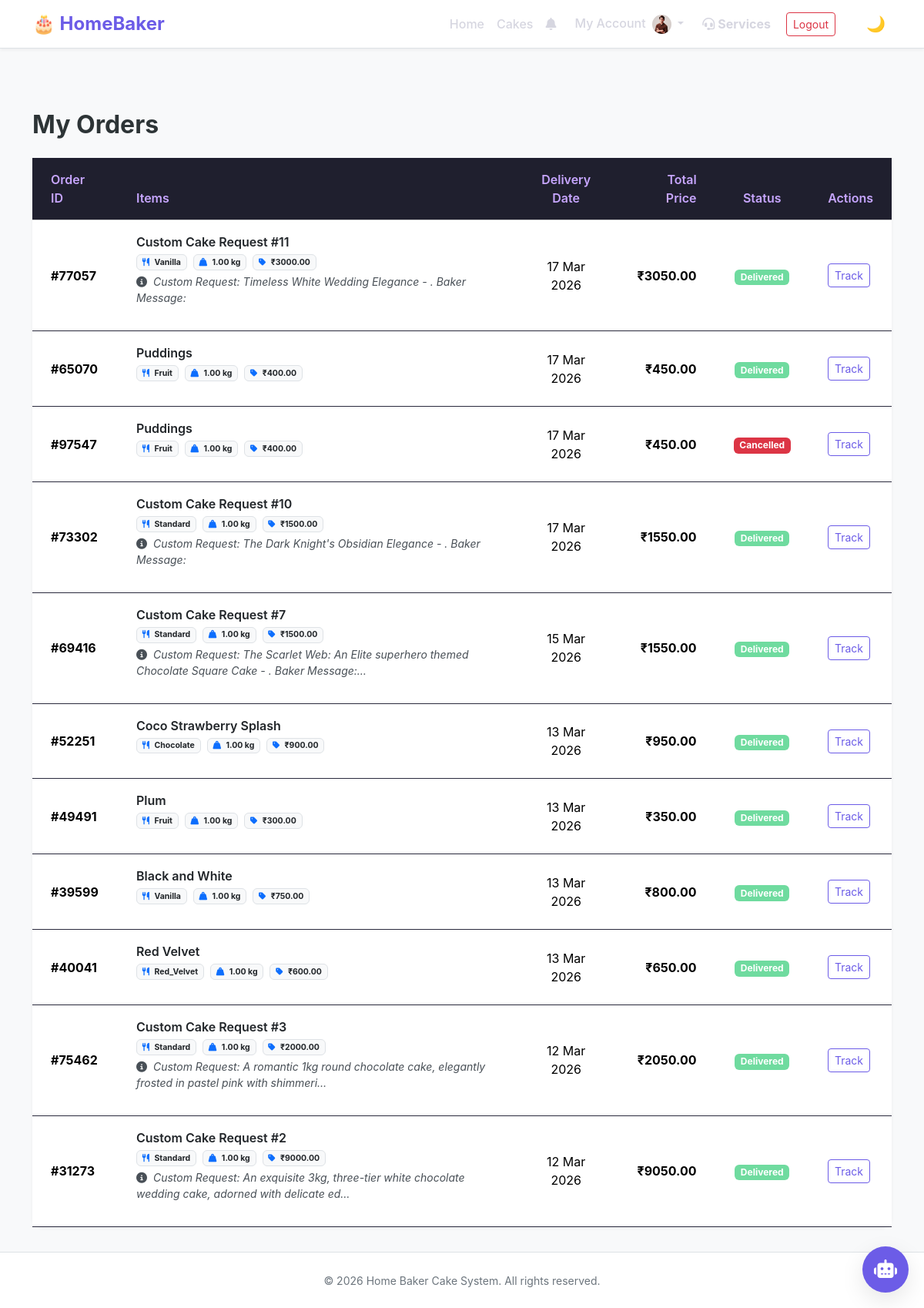
The app's page /my-orders/ (signed in) with its own data.
### main/models.py (models this page shows, shortened)
class UserProfile(models.Model):
    ROLE_CHOICES = [
        ('customer', 'Customer'),
        ('baker', 'Baker'),
        ('admin', 'Admin'),
        ('delivery_assistant', 'Delivery Assistant'),
    ]
    user = models.OneToOneField(User, on_delete=models.CASCADE, related_name='profile')
    phone_number = models.CharField(max_length=15, unique=True)
    role = models.CharField(max_length=20, choices=ROLE_CHOICES, default='customer')
    is_phone_verified = models.BooleanField(default=False)
    failed_login_attempts = models.IntegerField(default=0)
    account_locked_until = models.DateTimeField(null=True, blank=True)
    is_suspended = models.BooleanField(default=False)
    email_otp = models.CharField(max_length=6, null=True, blank=True)
    otp_expiry = models.DateTimeField(null=True, blank=True)
    created_at = models.DateTimeField(auto_now_add=True)
    updated_at = models.DateTimeField(auto_now=True)
    default_address = models.TextField(blank=True, help_text="Default delivery address")
    profile_picture = models.ImageField(upload_to='profile_pics/', blank=True, null=True)
    class Meta:
        verbose_name = "User Profile"
        verbose_name_plural = "User Profiles"

class Order(models.Model):
    STATUS_CHOICES = [
        ('pending', 'Pending'),
        ('awaiting_confirmation', 'Awaiting Confirmation'),
        ('confirmed', 'Confirmed'),
        ('baking', 'Baking'),
        ('packing', 'Packing'),
        ('out_for_delivery', 'Out for Delivery'),
        ('delivered', 'Delivered'),
        ('cancelled', 'Cancelled'),
    ]
    PAYMENT_STATUS_CHOICES = [
        ('pending', 'Pending'),
        ('paid', 'Paid'),
        ('failed', 'Failed'),
        ('refunded', 'Refunded'),
    ]
    order_id = models.CharField(max_length=20, unique=True, editable=False)
    customer = models.ForeignKey(User, on_delete=models.CASCADE, related_name='orders')
    delivery_date = models.DateField()
    delivery_address = models.TextField()
    delivery_charge = models.DecimalField(max_digits=10, decimal_places=2, default=50.00)
    subtotal = models.DecimalField(max_digits=10, decimal_places=2, default=0.00)
    coupon_discount = models.DecimalField(max_digits=10, decimal_places=2, default=0.00, help_text="Discount applied via coupon code")
    total_amount = models.DecimalField(max_digits=10, decimal_places=2)
    status = models.CharField(max_length=25, choices=STATUS_CHOICES, default='pending')
    payment_status = models.CharField(max_length=20, choices=PAYMENT_STATUS_CHOICES, default='pending')
    payment_method = models.CharField(max_length=50, blank=True, default='wallet')
    delivery_otp = models.CharField(max_length=4, null=True, blank=True, help_text="4-digit delivery OTP")
    confirmation_otp = models.CharField(max_length=4, null=True, blank=True, help_text="4-digit order confirmation OTP")
    otp_verified = models.BooleanField(default=False)
    delivered_at = models.DateTimeField(null=True, blank=True)
    status_updated_at = models.DateTimeField(null=True, blank=True)
    created_at = models.DateTimeField(auto_now_add=True)
    updated_at = models.DateTimeField(auto_now=True)
    class Meta:
        ordering = ['-created_at']
        verbose_name = "Order"
        verbose_name_plural = "Orders"

class OrderItem(models.Model):
    order = models.ForeignKey(Order, on_delete=models.CASCADE, related_name='items')
    cake = models.ForeignKey(Cake, on_delete=models.CASCADE, related_name='order_items')
    size = models.ForeignKey(CakeSize, on_delete=models.SET_NULL, null=True, blank=True)
    quantity = models.DecimalField(max_digits=5, decimal_places=2, default=1.00, validators=[MinValueValidator(Decimal('0.01'))])
    unit_price = models.DecimalField(max_digits=10, decimal_places=2)
    message_on_cake = models.CharField(max_length=200, blank=True)
    subtotal = models.DecimalField(max_digits=10, decimal_places=2)
    class Meta:
        verbose_name = "Order Item"
        verbose_name_plural = "Order Items"

class Cake(models.Model):
    FLAVOR_CHOICES = [
        ('chocolate', 'Chocolate'),
        ('vanilla', 'Vanilla'),
        ('red_velvet', 'Red Velvet'),
        ('strawberry', 'Strawberry'),
        ('butterscotch', 'Butterscotch'),
        ('fruit', 'Fruit'),
        ('black_forest', 'Black Forest'),
        ('pineapple', 'Pineapple'),
        ('mango', 'Mango'),
    ]
    OCCASION_CHOICES = [
        ('birthday', 'Birthday'),
        ('wedding', 'Wedding'),
        ('anniversary', 'Anniversary'),
        ('graduation', 'Graduation'),
        ('custom', 'Custom'),
        ('festival', 'Festival'),
    ]
    name = models.CharField(max_length=200)
    flavor = models.CharField(max_length=50, choices=FLAVOR_CHOICES)
    occasion = models.CharField(max_length=50, choices=OCCASION_CHOICES)
    price = models.DecimalField(max_digits=10, decimal_places=2, validators=[MinValueValidator(0)])
    image = models.ImageField(upload_to='cakes/', blank=True, null=True)
    image_url = models.URLField(blank=True, null=True, help_text="External image URL if not uploading")
    description = models.TextField(blank=True)
    is_available = models.BooleanField(default=True)
    baker = models.ForeignKey(User, on_delete=models.SET_NULL, null=True, blank=True, related_name='cakes', help_text="Baker who created this cake")
    views_count = models.PositiveIntegerField(default=0)
    order_count = models.PositiveIntegerField(default=0)
    average_rating = models.DecimalField(max_digits=3, decimal_places=2, default=0.00)
    total_reviews = models.IntegerField(default=0)
    created_at = models.DateTimeField(auto_now_add=True)
    updated_at = models.DateTimeField(auto_now=True)
    class Meta:
        ordering = ['-created_at']
        verbose_name = "Cake"
        verbose_name_plural = "Cakes"

### main/views_customer.py (the view)
# urls.py: path('my-orders/', my_orders, name='my_orders'),
@login_required
def my_orders(request):
    orders = Order.objects.filter(customer=request.user).order_by('-created_at')
    context = {
        'orders': orders
    }
    return render(request, 'my_orders.html', context)

### templates/my_orders.html (shortened to what this page needs)
{% extends 'base.html' %}
{% block content %}
<div class="d-flex justify-content-between align-items-center mb-4">
    <h2 class="fw-bold mb-0" style="color: var(--text-primary);">My Orders</h2>
</div>
{% if orders %}
<div class="card border-0 shadow-sm">
    <div class="card-body p-0">
        <div class="table-responsive">
            <table class="table table-hover align-middle mb-0">
                <thead class="table-light">
                    <tr>
                        <th class="px-4 py-3 fw-semibold">Order ID</th>
                        <th class="px-4 py-3 fw-semibold">Items</th>
                        <th class="px-4 py-3 fw-semibold text-center">Delivery Date</th>
                        <th class="px-4 py-3 fw-semibold text-end">Total Price</th>
                        <th class="px-4 py-3 fw-semibold text-center">Status</th>
                        <th class="px-4 py-3 fw-semibold text-end">Actions</th>
                    </tr>
                </thead>
                <tbody>
                    {% for order in orders %}
                    <tr>
                        <td class="px-4 py-3 fw-bold">{{ order.order_id }}</td>
                        <td class="px-4 py-3" style="min-width: 250px;">
                            {% for item in order.items.all %}
                            <div class="mb-2 pb-2 {% if not forloop.last %}border-bottom border-light{% endif %}">
                                <div class="fw-semibold text-dark">{{ item.cake.name }}</div>
                                <div class="small text-muted d-flex flex-wrap gap-2 mt-1">
                                    <span class="badge bg-light text-dark border"><i class="fas fa-utensils me-1 text-primary"></i> {{ item.cake.flavor|title }}</span>
                                    <span class="badge bg-light text-dark border"><i class="fas fa-weight-hanging me-1 text-primary"></i> {{ item.quantity }} kg</span>
                                    <span class="badge bg-light text-dark border"><i class="fas fa-tag me-1 text-primary"></i> ₹{{ item.unit_price }}</span>
                                </div>
                                {% if item.cake.name|slice:":21" == "Custom Cake Request #" %}
                                <div class="small text-secondary mt-1" style="font-style: italic;">
                                    <i class="fas fa-info-circle me-1"></i> {{ item.cake.description|truncatechars:100 }}
                                </div>
                                {% endif %}
                            </div>
                            {% empty %}
                            <span class="text-muted italic small">No items found</span>
                            {% endfor %}
                        </td>
                        <td class="px-4 py-3 text-center">{{ order.delivery_date|date:"d M Y" }}</td>
                        <td class="px-4 py-3 fw-bold text-end">₹{{ order.total_amount }}</td>
                        <td class="px-4 py-3 text-center">
                            {% if order.status == 'pending' %}
                            <span class="badge bg-secondary">Pending</span>
                            {% elif order.status == 'confirmed' or order.status == 'awaiting_confirmation' %}
                            <span class="badge bg-success">Confirmed</span>
                            {% elif order.status == 'baking' %}
                            <span class="badge bg-warning text-dark">Baking</span>
                            {% elif order.status == 'out_for_delivery' %}
                            <span class="badge bg-warning text-dark">Out for Delivery</span>
                            {% elif order.status == 'ready' or order.status == 'packing' %}
                            <span class="badge bg-info">Processing</span>
                            {% elif order.status == 'delivered' %}
                            <span class="badge bg-success">Delivered</span>
                            {% elif order.status == 'cancelled' %}
                            <span class="badge bg-danger">Cancelled</span>
                            {% endif %}
                        </td>
                        <td class="px-4 py-3 text-end">
                            <div class="btn-group">
                                <a href="{% url 'order_tracking' order.order_id %}"
                                    class="btn btn-sm btn-outline-primary me-1">Track</a>
                            </div>
                        </td>
                    </tr>
                    {% endfor %}
                </tbody>
            </table>
        </div>
    </div>
</div>
{% else %}
<div class="alert alert-info text-center">
    <p class="mb-0">You haven't placed any orders yet. <a href="{% url 'cakes' %}" class="text-decoration-none">Browse
            cakes</a> to get started!</p>
</div>
{% endif %}
{% endblock %}

### templates/base.html (shortened to what this page needs)
{% load static %}
<!DOCTYPE html>
<html lang="en">
<head>
    <link href="https://cdn.jsdelivr.net/npm/bootstrap@5.3.2/dist/css/bootstrap.min.css" rel="stylesheet">
    <link rel="stylesheet" href="{% static 'css/style.css' %}">
    <link rel="stylesheet" href="https://cdnjs.cloudflare.com/ajax/libs/font-awesome/6.4.0/css/all.min.css">
</head>
<body class="d-flex flex-column min-vh-100">
    <nav class="navbar navbar-expand-lg border-bottom sticky-top">
        <div class="container">
            <a class="navbar-brand fw-bold" href="{% url 'home' %}">
                🎂 HomeBaker
            </a>
            <div class="collapse navbar-collapse" id="navbarNav">
                <ul class="navbar-nav ms-auto align-items-center">
                    {% if user.is_authenticated and user.profile.role == 'customer' %}
                    <li class="nav-item">
                        <a class="nav-link {% if request.path == '/customer-home/' %}active{% endif %}" href="{% url 'customer_home' %}">Home</a>
                    </li>
                    {% endif %}
                    {% if not user.is_authenticated or user.profile.role != 'delivery_assistant' %}
                    <li class="nav-item">
                        <a class="nav-link {% if '/cakes/' in request.path %}active{% endif %}" href="{% url 'cakes' %}">Cakes</a>
                    </li>
                    {% endif %}
                    {% if user.is_authenticated %}
                    <li class="nav-item dropdown me-2">
                        <a class="nav-link position-relative" href="#" id="notificationDropdown" role="button"
                            data-bs-toggle="dropdown" aria-expanded="false">
                            <i class="fas fa-bell"></i>
                        </a>
                    </li>
                    <li class="nav-item dropdown">
                        <a class="nav-link dropdown-toggle" href="#" id="customerDropdown" role="button"
                            data-bs-toggle="dropdown">
                            My Account
                            {% if user.profile.profile_picture %}
                            <img src="{{ user.profile.profile_picture.url }}" alt="Profile" class="rounded-circle ms-1"
                                style="width: 25px; height: 25px; object-fit: cover;">
                            {% else %}
                            <i class="fas fa-user-circle ms-1"></i>
                            {% endif %}
                        </a>
                    </li>
                    {% if user.profile.role == 'delivery_assistant' %}
                    <li class="nav-item">
                        <a class="nav-link text-success fw-bold" href="{% url 'delivery_dashboard' %}">
                            🚚 Delivery Dashboard
                        </a>
                    </li>
                    {% elif not user.is_staff %}
                    <li class="nav-item ms-2 me-1" style="display: flex; align-items: center;">
                        <a class="nav-link {% if '/services/' in request.path %}active{% else %}fw-bold text-secondary{% endif %}" href="{% url 'services' %}">
                            <i class="fas fa-headset me-1"></i>Services
                        </a>
                    </li>
                    {% endif %}
                    <li class="nav-item ms-2" style="display: flex; align-items: center;">
                        <a class="btn btn-outline-danger btn-sm" href="{% url 'logout' %}">Logout</a>
                    </li>
                    {% endif %}
                    <li class="nav-item ms-3">
                        <button class="theme-toggle" id="themeToggle" aria-label="Toggle theme">
                            <span id="themeIcon">🌙</span>
                        </button>
                    </li>
                </ul>
            </div>
        </div>
    </nav>
    <main class="container">
        {% block content %}{% endblock %}
    </main>
    <footer class="text-center py-4 mt-auto border-top">
        <div class="container">
            <small class="text-muted">© 2026 Home Baker Cake System. All rights reserved.</small>
        </div>
    </footer>
    {% include 'chatbot/include/chat_widget.html' %}
</body>
</html>

### records on screen
Order: order_id "#77057", delivery_date "17 Mar 2026", total_amount "3050.00", status "Delivered"
OrderItem: cake.name "Custom Cake Request #11", cake.flavor "Vanilla", quantity "1.00", unit_price "3000.00", cake.description "Custom Request: Timeless White Wedding Elegance - . Baker Message:"
Order: order_id "#65070", delivery_date "17 Mar 2026", total_amount "450.00", status "Delivered"
OrderItem: cake.name "Puddings", cake.flavor "Fruit", quantity "1.00", unit_price "400.00"
Order: order_id "#97547", delivery_date "17 Mar 2026", total_amount "450.00", status "Cancelled"
OrderItem: cake.name "Puddings", cake.flavor "Fruit", quantity "1.00", unit_price "400.00"
Order: order_id "#73302", delivery_date "17 Mar 2026", total_amount "1550.00", status "Delivered"
OrderItem: cake.name "Custom Cake Request #10", cake.flavor "Standard", quantity "1.00", unit_price "1500.00", cake.description "Custom Request: The Dark Knight's Obsidian Elegance - . Baker Message:"
Order: order_id "#69416", delivery_date "15 Mar 2026", total_amount "1550.00", status "Delivered"
OrderItem: cake.name "Custom Cake Request #7", cake.flavor "Standard", quantity "1.00", unit_price "1500.00", cake.description "Custom Request: The Scarlet Web: An Elite superhero themed Chocolate Square Cake - . Baker Message:…"
Order: order_id "#52251", delivery_date "13 Mar 2026", total_amount "950.00", status "Delivered"
OrderItem: cake.name "Coco Strawberry Splash", cake.flavor "Chocolate", quantity "1.00", unit_price "900.00"
Order: order_id "#49491", delivery_date "13 Mar 2026", total_amount "350.00", status "Delivered"
OrderItem: cake.name "Plum", cake.flavor "Fruit", quantity "1.00", unit_price "300.00"
Order: order_id "#39599", delivery_date "13 Mar 2026", total_amount "800.00", status "Delivered"
OrderItem: cake.name "Black and White", cake.flavor "Vanilla", quantity "1.00", unit_price "750.00"
Order: order_id "#40041", delivery_date "13 Mar 2026", total_amount "650.00", status "Delivered"
OrderItem: cake.name "Red Velvet", cake.flavor "Red_Velvet", quantity "1.00", unit_price "600.00"
Order: order_id "#75462", delivery_date "12 Mar 2026", total_amount "2050.00", status "Delivered"
OrderItem: cake.name "Custom Cake Request #3", cake.flavor "Standard", quantity "1.00", unit_price "2000.00", cake.description "Custom Request: A romantic 1kg round chocolate cake, elegantly frosted in pastel pink with shimmeri…"
Order: order_id "#31273", delivery_date "12 Mar 2026", total_amount "9050.00", status "Delivered"
OrderItem: cake.name "Custom Cake Request #2", cake.flavor "Standard", quantity "1.00", unit_price "9000.00", cake.description "Custom Request: An exquisite 3kg, three-tier white chocolate wedding cake, adorned with delicate ed…"
